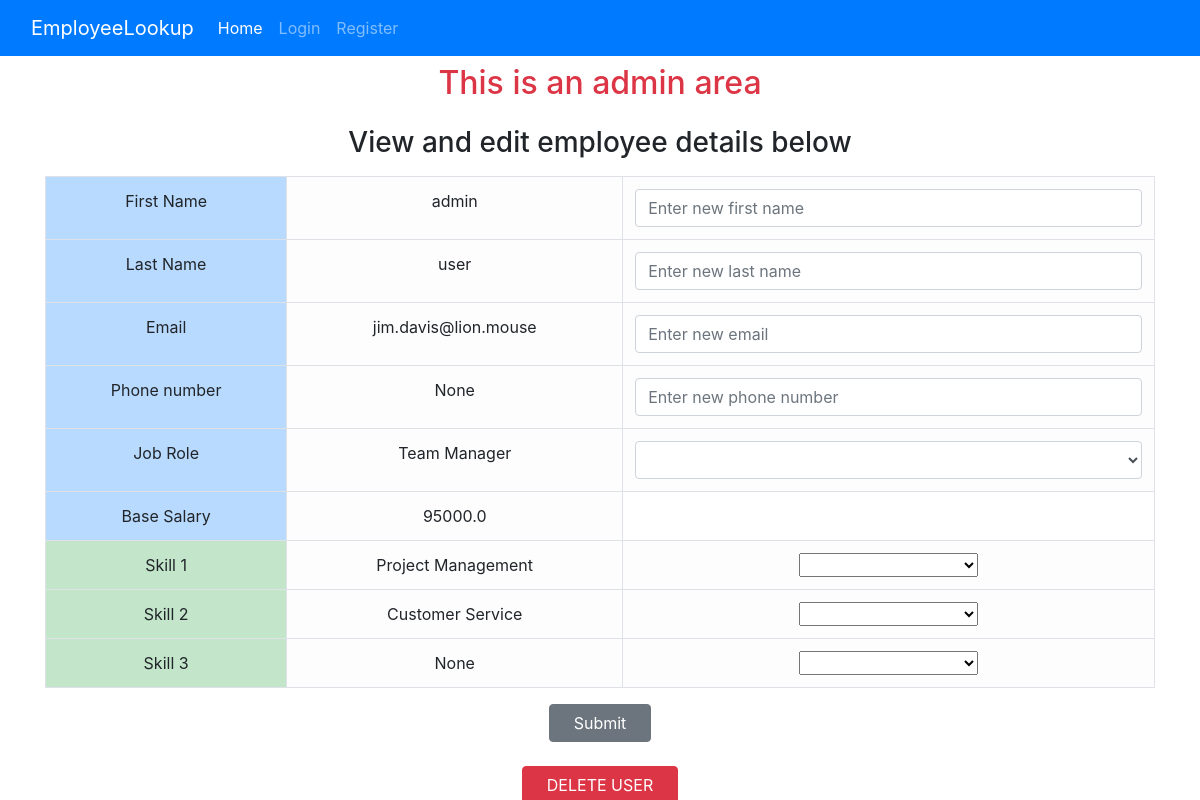
Screenshot of /view-record/1/update with the database file from the repository.
### website/models.py (models this page shows, shortened)
class User(db.Model, UserMixin):
    id = db.Column(db.Integer, primary_key=True)
    email = db.Column(db.String(120), unique=True, nullable=False)
    password = db.Column(db.String(60))
    first_name = db.Column(db.String(30))
    last_name = db.Column(db.String(30))
    skill_1 = db.Column(db.String(60), nullable=True)
    skill_2 = db.Column(db.String(60), nullable=True)
    skill_3 = db.Column(db.String(60), nullable=True)
    is_admin = db.Column(db.Boolean, default=False)
    contact_number = db.Column(db.String(60), nullable=True)
    job_id = db.Column(db.Integer, db.ForeignKey('job.id'), nullable=True)
    job = db.relationship('Job')

class Job(db.Model):
    id = db.Column(db.Integer, primary_key=True)
    job_title = db.Column(db.String(120))
    department = db.Column(db.String(120))
    base_salary = db.Column(db.Integer)

### website/routes.py (the view)
@main.route('/view-record/<int:user_id>/update', methods=['GET', 'POST'])
def view_record(user_id: int):
    form = UpdateUserForm()
    user = User.query.filter_by(id=user_id).first()
    if request.method == "POST":
        update_user(user)
        return redirect(url_for('main.view_record', user_id=user_id))
    return render_template("home.html",
                           user=user,
                           job_roles=JobRoles,
                           jobs=Job.query.all(),
                           is_home=False,
                           skills=Skills,
                           form=form)

### website/forms.py
class UpdateUserForm(FlaskForm):
    email = StringField('Email', validators=[Optional(),Email()])
    first_name = StringField('First Name', validators=[Optional(), Length(min=2, max=30)])
    last_name = StringField('Last Name', validators=[Optional(), Length(min=2, max=30)])
    contact_number = StringField('Contact Number', validators=[Optional(), Length(min=2, max=20)])

### website/templates/home.html (shortened to what this page needs)
{% extends "base.html" %}
{% block content %}
    {% if is_home %}
        <h2 class="text-center p-2">Welcome {{ user.first_name }}!</h2>
        <h3 class="text-center p-2">View and edit your details below</h3>
        <p class="text-center p-2">Add values to the fields you wish to change and click submit (empty fields will not
            be
            changed).</p>
    {% else %}
        <h2 class="text-center p-2 text-danger">This is an admin area</h2>
        <h3 class="text-center p-2">View and edit employee details below</h3>
    {% endif %}
    <container class="container d-flex flex-column">
        <form method="POST"
                {% if is_home %}
              action="/home"
                {% else %}
              action="{{ url_for('main.view_record', user_id=user.id) }}"
                {% endif %}
              class="d-flex flex-column mb-4"
        >
            <table class="table table-bordered text-center mx-auto">
                <tr>
                    <td class="table-primary">First Name</td>
                    <td class="table-light">{{ user.first_name }}</td>
                    <td class="table-light">
                        {{ form.first_name(class="validate form-control", placeholder="Enter new first name") }}
                    </td>
                </tr>
                <tr>
                    <td class="table-primary">Last Name</td>
                    <td class="table-light">{{ user.last_name }}</td>
                    <td class="table-light">
                        {{ form.last_name(class="validate form-control", placeholder="Enter new last name") }}
                    </td>
                </tr>
                <tr>
                    <td class="table-primary">Email</td>
                    <td class="table-light">{{ user.email }}</td>
                    <td class="table-light">
                        {{ form.email(class="validate form-control", placeholder="Enter new email") }}
                    </td>
                </tr>
                <tr>
                    <td class="table-primary">Phone number</td>
                    <td class="table-light">{{ user.contact_number }}</td>
                    <td class="table-light">
                        {{ form.contact_number(class="validate form-control", placeholder="Enter new phone number") }}
                    </td>
                </tr>
                <tr>
                    <td class="table-primary">Job Role</td>
                    <td class="table-light">
                        {{ user.job.job_title }}
                    </td>
                    <td class="table-light">
                        <select name="job_title" id="job_title" class="form-control"
                        >
                            <option selected></option>
                            <option>{{ job_roles.SOFTWARE_ENGINEER.value }}</option>
                        </select>
                    </td>
                </tr>
                <tr>
                    <td class="table-primary">Base Salary</td>
                    <td class="table-light">
                        {% for job in jobs %}
                            {% if job.id == user.job_id %}
                                {{ job.base_salary }}
                            {% endif %}
                        {% endfor %}
                    </td>
                </tr>
                <tr>
                    <td class="table-success">Skill 1</td>
                    <td class="table-light">{{ user.skill_1 }}</td>
                    <td class="table-light">
                        <select name="skill_1" id="skill_1">
                            <option selected></option>
                            <option>{{ skills.JAVA.value }}</option>
                        </select>
                    </td>
                </tr>
                <tr>
                    <td class="table-success">Skill 2</td>
                    <td class="table-light">{{ user.skill_2 }}</td>
                    <td class="table-light">
                        <select name="skill_2" id="skill_2">
                            <option selected></option>
                            <option>{{ skills.JAVA.value }}</option>
                        </select>
                    </td>
                </tr>
                <tr>
                    <td class="table-success">Skill 3</td>
                    <td class="table-light">{{ user.skill_3 }}</td>
                    <td class="table-light">
                        <select name="skill_3" id="skill_3">
                            <option selected></option>
                            <option>{{ skills.JAVA.value }}</option>
                        </select>
                    </td>
                </tr>
            </table>
            <button type="submit" class="btn btn-secondary px-4 mx-auto">Submit</button>
        </form>
        {% if not is_home %}
            <form action="{{ url_for('main.delete_user', user_id=user.id) }}" method="POST" class="mx-auto"
                  onsubmit="confirmDelete(this)">
                <button type="submit" class="btn btn-danger px-4">DELETE USER</button>
            </form>
        {% endif %}
    </container>
{% endblock %}

### rows the page displays
User: first_name "admin", last_name "user", email "jim.davis@lion.mouse", contact_number "None", skill_1 "Project Management", skill_2 "Customer Service", skill_3 "None"
Job: job.job_title "Team Manager", base_salary "95000.0"
